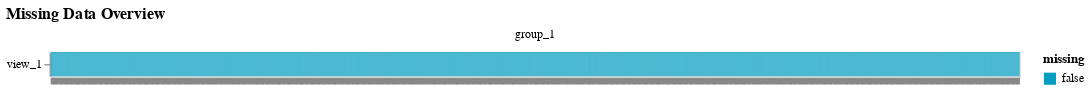

Here is the notebook cell this chart was saved with:
### Code cell
model = CORE(device="cuda")
model.fit(
    n_factors=4,
    data=adata,
    factor_prior="GP",
    weight_prior="ARD_Spike_and_Slab",
    covariates_obsm_key="spatial",
    lr=0.005,
    early_stopper_patience=500,
    print_every=100,
    center_groups=True,
    scale_views=False,
    scale_groups=True,
    max_epochs=10000,
    save=True,
    save_path="trained_model",
    init_factors="random",
    init_scale=0.1,
)

### Figure 1 — Vega specification as saved in the notebook (floating-point values rounded to 4 significant figures; data arrays with more than 128 entries replaced by an {"elided": "..."} marker saying what was removed)
{"$schema": "https://vega.github.io/schema/vega/v5.json", "data": [{"name": "source_0", "values": {"elided": "2487 records"}}, {"name": "facet_domain", "values": [{"group": "group_1", "count": 2487}]}, {"name": "facet_domain_row", "values": [{"data": 0.0}]}, {"name": "facet_domain_column", "transform": [{"type": "sequence", "start": 0.0, "stop": {"signal": "min(length(data(\"facet_domain\")), 3)"}}]}, {"name": "source_0_x_domain_obs_name", "values": {"elided": "2487 records"}}, {"name": "source_0_y_domain_view", "values": [{"view": "view_1"}]}, {"name": "source_0_color_domain_missing", "values": [{"missing": false}]}], "signals": [{"name": "child_width", "value": 800}, {"name": "y_step", "value": 20}, {"name": "child_height", "update": "bandspace(domain('y').length, 0, 0) * y_step"}], "marks": [{"type": "group", "name": "row_header", "from": {"data": "facet_domain_row"}, "encode": {"update": {"height": {"signal": "child_height"}}}, "axes": [{"scale": "y", "orient": "left", "grid": false, "zindex": 1}], "role": "row-header"}, {"type": "group", "name": "column_footer", "from": {"data": "facet_domain_column"}, "encode": {"update": {"width": {"signal": "child_width"}}}, "axes": [{"scale": "x", "zindex": 1, "labelAngle": 270, "labelAlign": "right", "grid": false, "orient": "bottom", "labels": false, "labelBaseline": "middle"}], "role": "column-footer"}, {"type": "group", "name": "cell", "from": {"facet": {"data": "source_0", "name": "facet", "groupby": ["group"]}}, "sort": {"field": ["datum[\"group\"]"], "order": ["ascending"]}, "encode": {"update": {"width": {"signal": "child_width"}, "height": {"signal": "child_height"}}}, "marks": [{"type": "rect", "name": "child_marks", "from": {"data": "facet"}, "encode": {"update": {"width": {"signal": "max(0.25, bandwidth('x'))"}, "y": {"field": "view", "scale": "y"}, "fill": {"field": "missing", "scale": "color"}, "height": {"signal": "max(0.25, bandwidth('y'))"}, "x": {"field": "obs_name", "scale": "x"}}}, "style": ["rect"]}], "title": {"text": {"signal": "isValid(parent[\"group\"]) ? parent[\"group\"] : \"\"+parent[\"group\"]"}, "frame": "group", "offset": 10, "style": "guide-label"}, "style": "cell"}], "scales": [{"name": "x", "type": "band", "domain": {"data": "source_0_x_domain_obs_name", "field": "obs_name", "sort": true}, "range": [0, {"signal": "child_width"}], "paddingOuter": 0, "paddingInner": 0}, {"name": "y", "type": "band", "domain": {"data": "source_0_y_domain_view", "field": "view", "sort": true}, "range": {"step": {"signal": "y_step"}}, "paddingInner": 0, "paddingOuter": 0}, {"name": "color", "type": "ordinal", "domain": {"data": "source_0_color_domain_missing", "field": "missing", "sort": true}, "range": ["#049DBF", "#023373"]}], "title": {"text": "Missing Data Overview", "anchor": "start"}, "padding": 5, "layout": {"padding": 20, "bounds": "full", "align": "all", "columns": 3}, "background": "white", "legends": [{"fill": "color", "symbolType": "square", "title": "missing"}]}
